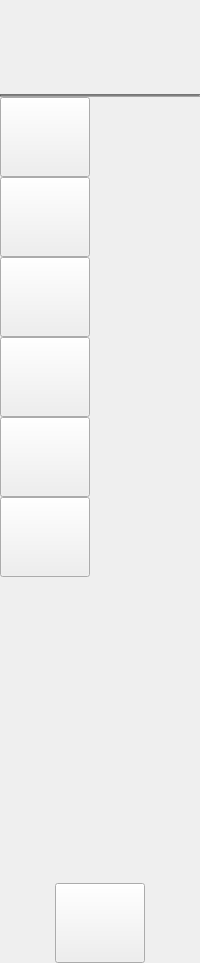
     <widget class="QWidget" name="icon_only_widget" native="true">
      <property name="minimumSize">
       <size>
        <width>90</width>
        <height>0</height>
       </size>
      </property>
      <layout class="QVBoxLayout" name="verticalLayout_3">
       <property name="spacing">
        <number>0</number>
       </property>
       <property name="leftMargin">
        <number>0</number>
       </property>
       <property name="topMargin">
        <number>0</number>
       </property>
       <property name="rightMargin">
        <number>0</number>
       </property>
       <property name="bottomMargin">
        <number>0</number>
       </property>
       <item>
        <layout class="QHBoxLayout" name="horizontalLayout_2">
         <property name="spacing">
          <number>0</number>
         </property>
         <property name="leftMargin">
          <number>10</number>
         </property>
         <property name="topMargin">
          <number>10</number>
         </property>
         <property name="rightMargin">
          <number>10</number>
         </property>
         <property name="bottomMargin">
          <number>10</number>
         </property>
         <item>
          <widget class="QLabel" name="lblpic1">
           <property name="minimumSize">
            <size>
             <width>70</width>
             <height>70</height>
            </size>
           </property>
           <property name="maximumSize">
            <size>
             <width>70</width>
             <height>70</height>
            </size>
           </property>
           <property name="styleSheet">
            <string notr="true">QLabel{
  border-radius: 34px;
}</string>
           </property>
           <property name="text">
            <string/>
           </property>
           <property name="pixmap">
            <pixmap>hms_logo.png</pixmap>
           </property>
           <property name="scaledContents">
            <bool>true</bool>
           </property>
          </widget>
         </item>
        </layout>
       </item>
       <item>
        <layout class="QVBoxLayout" name="verticalLayout_2">
         <property name="spacing">
          <number>0</number>
         </property>
         <property name="leftMargin">
          <number>0</number>
         </property>
         <property name="topMargin">
          <number>4</number>
         </property>
         <property name="rightMargin">
          <number>0</number>
         </property>
         <item>
          <widget class="Line" name="line_2">
           <property name="styleSheet">
            <string notr="true">background-color: rgba(57, 57, 57, 100);</string>
           </property>
           <property name="orientation">
            <enum>Qt::Horizontal</enum>
           </property>
          </widget>
         </item>
         <item>
          <widget class="QPushButton" name="btnHome1">
           <property name="minimumSize">
            <size>
             <width>90</width>
             <height>80</height>
            </size>
           </property>
           <property name="maximumSize">
            <size>
             <width>90</width>
             <height>80</height>
            </size>
           </property>
           <property name="text">
            <string/>
           </property>
           <property name="icon">
            <iconset>
             <normaloff>home_icon.png</normaloff>
             <normalon>home_icon_white.png</normalon>home_icon.png</iconset>
           </property>
           <property name="iconSize">
            <size>
             <width>25</width>
             <height>25</height>
            </size>
           </property>
           <property name="checkable">
            <bool>true</bool>
           </property>
           <property name="autoExclusive">
            <bool>true</bool>
           </property>
          </widget>
         </item>
         <item>
          <widget class="QPushButton" name="btnGuest1">
           <property name="minimumSize">
            <size>
             <width>90</width>
             <height>80</height>
            </size>
           </property>
           <property name="maximumSize">
            <size>
             <width>90</width>
             <height>80</height>
            </size>
           </property>
           <property name="text">
            <string/>
           </property>
           <property name="icon">
            <iconset>
             <normaloff>guess_icon.png</normaloff>
             <normalon>guest_icon_white.png</normalon>guess_icon.png</iconset>
           </property>
           <property name="iconSize">
            <size>
             <width>25</width>
             <height>25</height>
            </size>
           </property>
           <property name="checkable">
            <bool>true</bool>
           </property>
           <property name="autoExclusive">
            <bool>true</bool>
           </property>
          </widget>
         </item>
         <item>
          <widget class="QPushButton" name="btnCheck1">
           <property name="minimumSize">
            <size>
             <width>90</width>
             <height>80</height>
            </size>
           </property>
           <property name="maximumSize">
            <size>
             <width>90</width>
             <height>80</height>
            </size>
           </property>
           <property name="text">
            <string/>
           </property>
           <property name="icon">
            <iconset>
             <normaloff>setting_icon.png</normaloff>
             <normalon>setings_icon_white.png</normalon>setting_icon.png</iconset>
           </property>
           <property name="iconSize">
            <size>
             <width>25</width>
             <height>25</height>
            </size>
           </property>
           <property name="checkable">
            <bool>true</bool>
           </property>
           <property name="autoExclusive">
            <bool>true</bool>
           </property>
          </widget>
         </item>
         <item>
          <widget class="QPushButton" name="btnOut1">
           <property name="minimumSize">
            <size>
             <width>90</width>
             <height>80</height>
            </size>
           </property>
           <property name="maximumSize">
            <size>
             <width>90</width>
             <height>80</height>
            </size>
           </property>
           <property name="text">
            <string/>
           </property>
           <property name="icon">
            <iconset>
             <normaloff>setting_icon.png</normaloff>
             <normalon>setings_icon_white.png</normalon>setting_icon.png</iconset>
           </property>
           <property name="iconSize">
            <size>
             <width>25</width>
             <height>25</height>
            </size>
           </property>
           <property name="checkable">
            <bool>true</bool>
           </property>
           <property name="autoExclusive">
            <bool>true</bool>
           </property>
          </widget>
         </item>
         <item>
          <widget class="QPushButton" name="btnSale1">
           <property name="minimumSize">
            <size>
             <width>90</width>
             <height>80</height>
            </size>
           </property>
           <property name="maximumSize">
            <size>
             <width>90</width>
             <height>80</height>
            </size>
           </property>
           <property name="text">
            <string/>
           </property>
           <property name="icon">
            <iconset>
             <normaloff>report_icon.png</normaloff>
             <normalon>report_icon_white.png</normalon>report_icon.png</iconset>
           </property>
           <property name="iconSize">
            <size>
             <width>25</width>
             <height>25</height>
            </size>
           </property>
           <property name="checkable">
            <bool>true</bool>
           </property>
           <property name="autoExclusive">
            <bool>true</bool>
           </property>
          </widget>
         </item>
         <item>
          <widget class="QPushButton" name="btnHistory1">
           <property name="minimumSize">
            <size>
             <width>90</width>
             <height>80</height>
            </size>
           </property>
           <property name="maximumSize">
            <size>
             <width>90</width>
             <height>80</height>
            </size>
           </property>
           <property name="text">
            <string/>
           </property>
           <property name="icon">
            <iconset>
             <normaloff>history_icon.png</normaloff>
             <normalon>history_icon_white.png</normalon>history_icon.png</iconset>
           </property>
           <property name="iconSize">
            <size>
             <width>23</width>
             <height>23</height>
            </size>
           </property>
           <property name="checkable">
            <bool>true</bool>
           </property>
           <property name="autoExclusive">
            <bool>true</bool>
           </property>
          </widget>
         </item>
        </layout>
       </item>
       <item>
        <spacer name="verticalSpacer_11">
         <property name="orientation">
          <enum>Qt::Vertical</enum>
         </property>
         <property name="sizeHint" stdset="0">
          <size>
           <width>20</width>
           <height>306</height>
          </size>
         </property>
        </spacer>
       </item>
       <item>
        <layout class="QGridLayout" name="gridLayout_38">
         <property name="spacing">
          <number>0</number>
         </property>
         <item row="0" column="0">
          <widget class="QPushButton" name="btnExit1">
           <property name="minimumSize">
            <size>
             <width>90</width>
             <height>80</height>
            </size>
           </property>
           <property name="maximumSize">
            <size>
             <width>90</width>
             <height>80</height>
            </size>
           </property>
           <property name="text">
            <string/>
           </property>
           <property name="icon">
            <iconset>
             <normaloff>out_icon.png</normaloff>
             <normalon>out_icon_white.png</normalon>out_icon.png</iconset>
           </property>
           <property name="iconSize">
            <size>
             <width>25</width>
             <height>25</height>
            </size>
           </property>
           <property name="checkable">
            <bool>true</bool>
           </property>
           <property name="autoExclusive">
            <bool>true</bool>
           </property>
          </widget>
         </item>
        </layout>
       </item>
      </layout>
     </widget>
